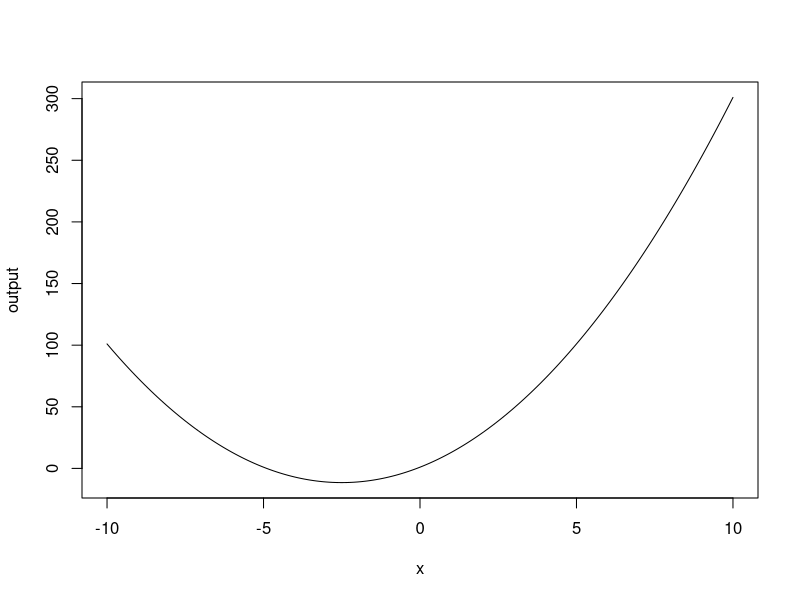
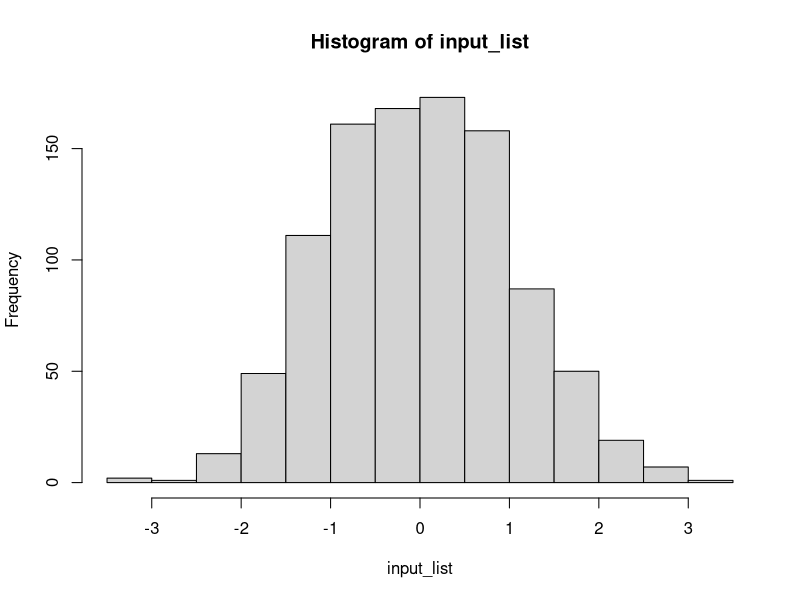
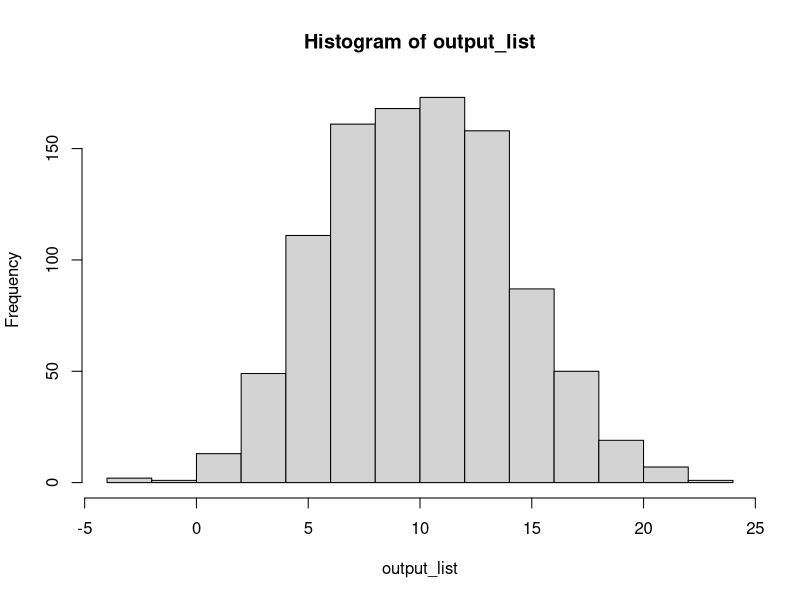
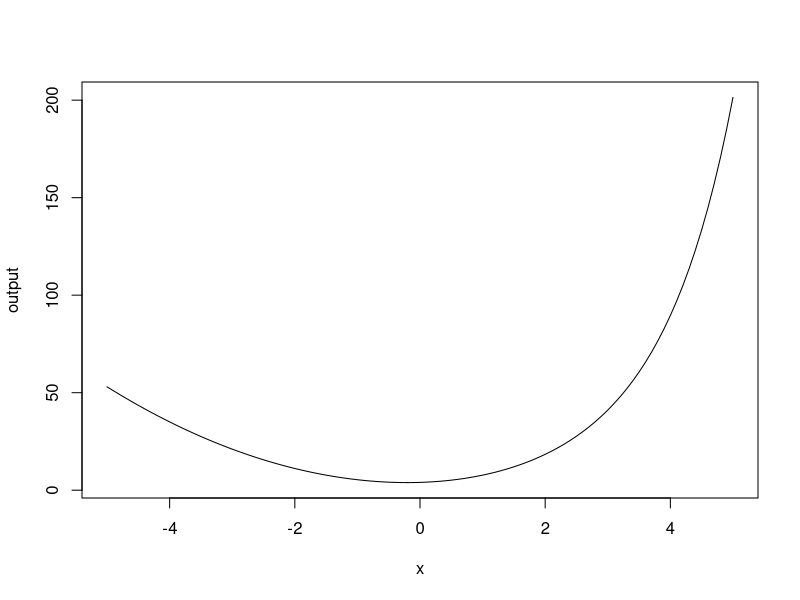
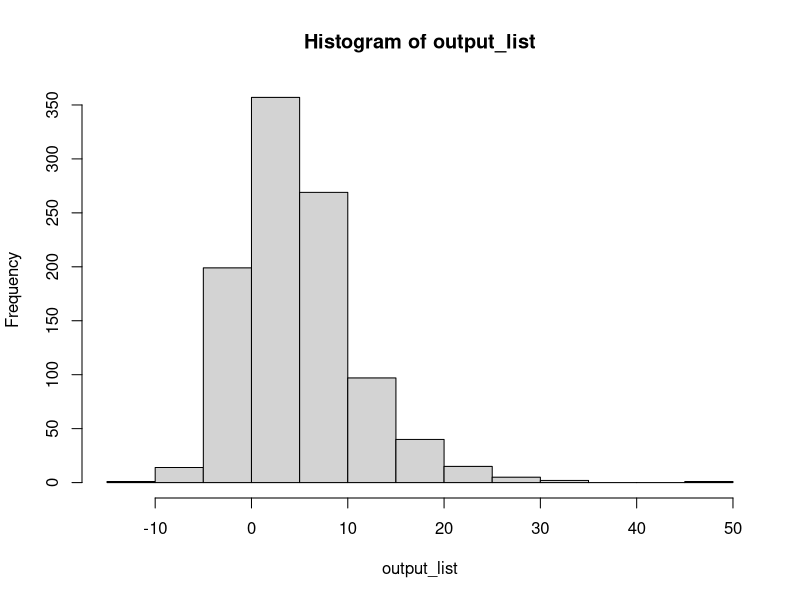
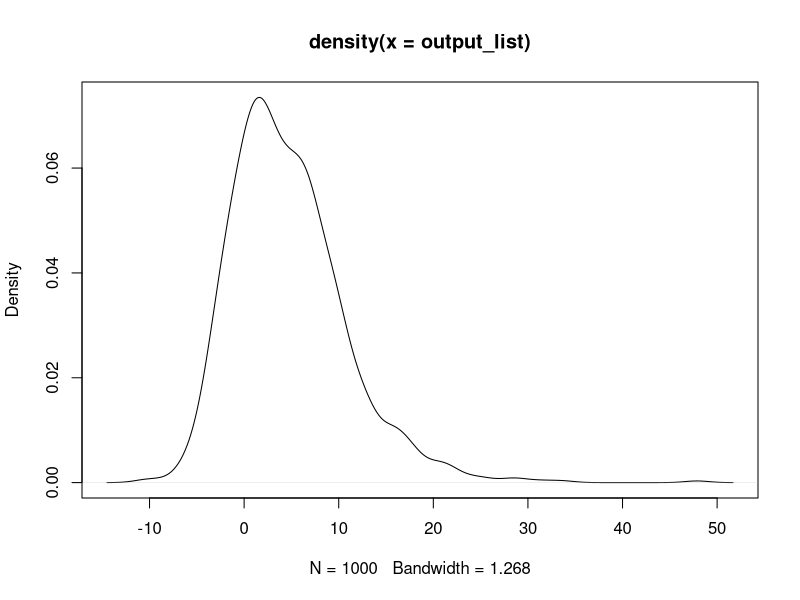
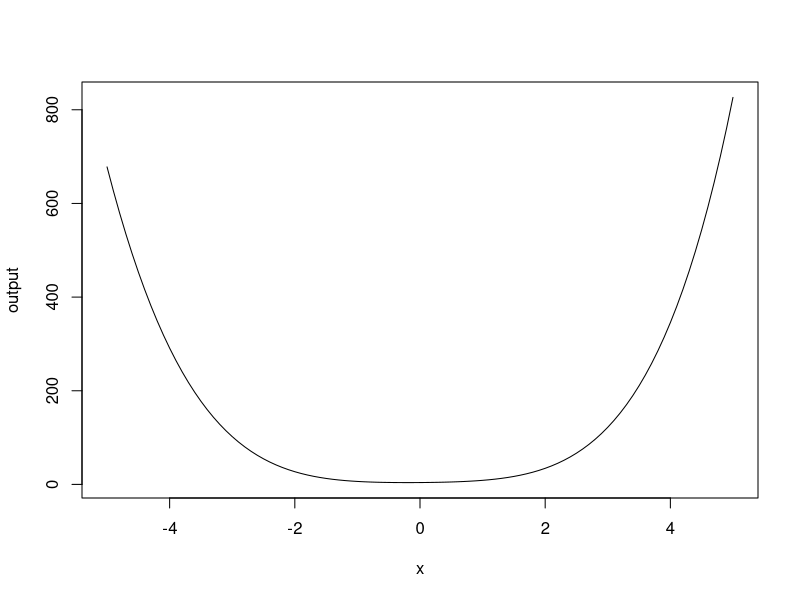
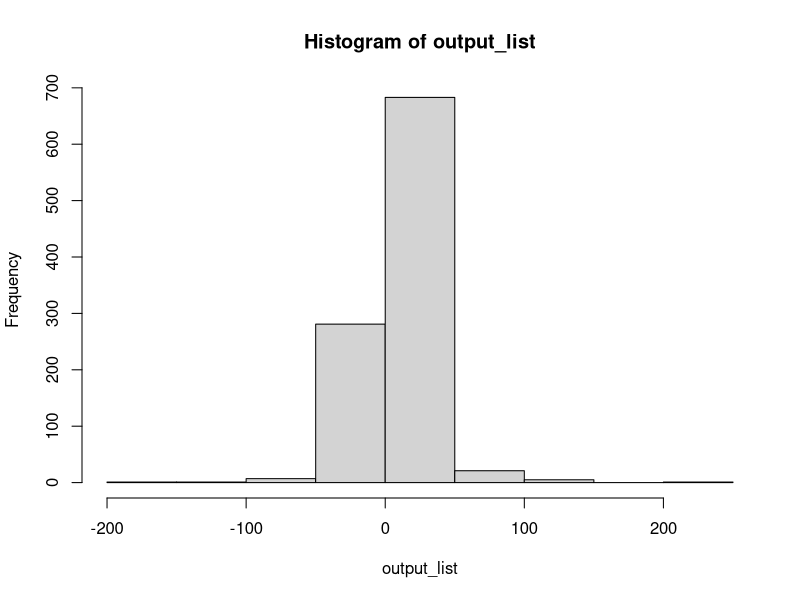

These figures' R source, in order:
## ---- chunk 1
knitr::opts_chunk$set(echo = TRUE)
## ---- chunk 2
set.seed(525)

n <- 1000
input_list <- rnorm(n)


## ---- chunk 3
x <- seq(from = -10, to = 10, 0.1)

icnn <- function(x){
  2*x^2 + 10*x + 1
}

output <- icnn(x)

plot(x = x, y=output, type = "l")
## ---- chunk 4
grad_icnn <- function(x){
  4*x  + 10
}
## ---- chunk 5
output_list <- grad_icnn(input_list)
## ---- chunk 6
hist(input_list)
## ---- chunk 7
hist(output_list)
## ---- chunk 8
mean(output_list)
sd(output_list)
## ---- chunk 9
x <- seq(from = -5, to = 5, 0.1)

icnn <- function(x){
  exp(x) + 2*x^2 + 3
}

output <- icnn(x)

plot(x = x, y=output, type = "l")
## ---- chunk 10
grad_icnn <- function(x){
  exp(x) + 4*x + 3
}
## ---- chunk 11
output_list <- grad_icnn(input_list)
hist(output_list)
## ---- chunk 12
mean(output_list)
sd(output_list)
## ---- chunk 13
plot(density(output_list))
## ---- chunk 14
x <- seq(from = -5, to = 5, 0.1)

icnn <- function(x){
  exp(x)  + x^4 + 2*x^2 + 3
}

output <- icnn(x)

plot(x = x, y=output, type = "l")
## ---- chunk 15
grad_icnn <- function(x){
  exp(x) + 4*x^3 + 4*x + 3
}
## ---- chunk 16
output_list <- grad_icnn(input_list)
hist(output_list)
## ---- chunk 17
mean(output_list)
sd(output_list)
## ---- chunk 18
plot(density(output_list))
